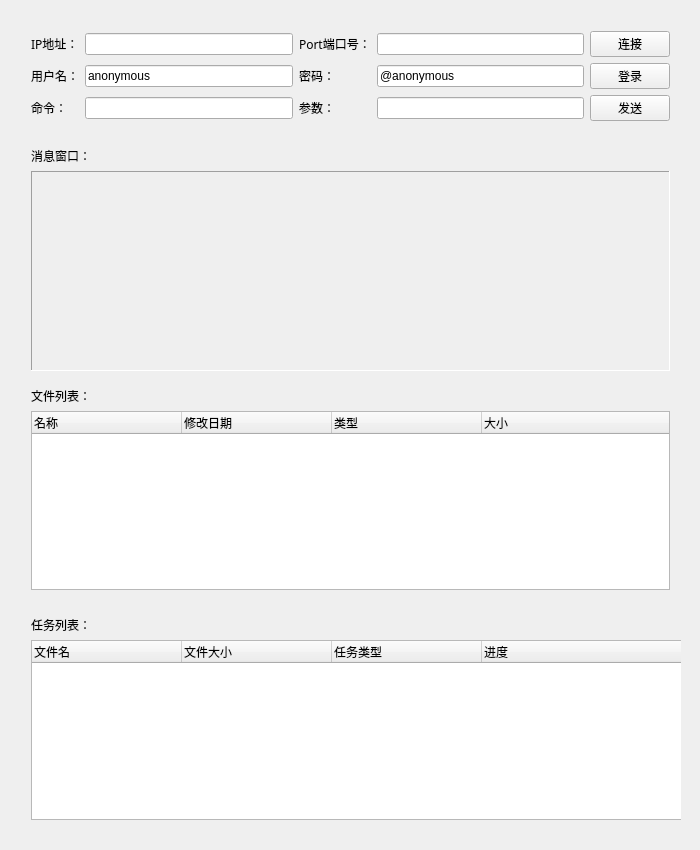
<?xml version="1.0" encoding="UTF-8"?>
<ui version="4.0">
 <class>FTP_client_GUIClass</class>
 <widget class="QMainWindow" name="FTP_client_GUIClass">
  <property name="geometry">
   <rect>
    <x>0</x>
    <y>0</y>
    <width>700</width>
    <height>850</height>
   </rect>
  </property>
  <property name="windowTitle">
   <string>FTP_client_GUI</string>
  </property>
  <widget class="QWidget" name="centralWidget">
   <property name="minimumSize">
    <size>
     <width>700</width>
     <height>850</height>
    </size>
   </property>
   <property name="autoFillBackground">
    <bool>false</bool>
   </property>
   <widget class="QWidget" name="verticalLayoutWidget_4">
    <property name="geometry">
     <rect>
      <x>20</x>
      <y>20</y>
      <width>661</width>
      <height>811</height>
     </rect>
    </property>
    <layout class="QVBoxLayout" name="verticalLayout_11">
     <item>
      <layout class="QGridLayout" name="gridLayout_2">
       <item row="1" column="5">
        <widget class="QLineEdit" name="password_lineEdit">
         <property name="text">
          <string>@anonymous</string>
         </property>
        </widget>
       </item>
       <item row="0" column="4">
        <widget class="QLabel" name="label_10">
         <property name="font">
          <font>
           <family>黑体</family>
           <pointsize>9</pointsize>
          </font>
         </property>
         <property name="text">
          <string>Port端口号：</string>
         </property>
        </widget>
       </item>
       <item row="1" column="2">
        <widget class="QLineEdit" name="username_lineEdit">
         <property name="text">
          <string>anonymous</string>
         </property>
        </widget>
       </item>
       <item row="0" column="2">
        <widget class="QLineEdit" name="IP_lineEdit"/>
       </item>
       <item row="0" column="5">
        <widget class="QLineEdit" name="port_lineEdit"/>
       </item>
       <item row="1" column="6">
        <widget class="QPushButton" name="login_button">
         <property name="font">
          <font>
           <family>黑体</family>
          </font>
         </property>
         <property name="text">
          <string>登录</string>
         </property>
        </widget>
       </item>
       <item row="1" column="1">
        <widget class="QLabel" name="label_11">
         <property name="font">
          <font>
           <family>黑体</family>
           <pointsize>9</pointsize>
          </font>
         </property>
         <property name="text">
          <string>用户名：</string>
         </property>
        </widget>
       </item>
       <item row="0" column="6">
        <widget class="QPushButton" name="connect_button">
         <property name="font">
          <font>
           <family>黑体</family>
          </font>
         </property>
         <property name="text">
          <string>连接</string>
         </property>
         <property name="checkable">
          <bool>false</bool>
         </property>
         <property name="default">
          <bool>false</bool>
         </property>
         <property name="flat">
          <bool>false</bool>
         </property>
        </widget>
       </item>
       <item row="1" column="4">
        <widget class="QLabel" name="label_13">
         <property name="font">
          <font>
           <family>黑体</family>
           <pointsize>9</pointsize>
          </font>
         </property>
         <property name="text">
          <string>密码：</string>
         </property>
        </widget>
       </item>
       <item row="0" column="1">
        <widget class="QLabel" name="label_12">
         <property name="font">
          <font>
           <family>黑体</family>
           <pointsize>9</pointsize>
          </font>
         </property>
         <property name="text">
          <string>IP地址：</string>
         </property>
        </widget>
       </item>
       <item row="3" column="6">
        <widget class="QPushButton" name="send_button">
         <property name="font">
          <font>
           <family>黑体</family>
          </font>
         </property>
         <property name="text">
          <string>发送</string>
         </property>
        </widget>
       </item>
       <item row="3" column="5">
        <widget class="QLineEdit" name="param_lineEdit"/>
       </item>
       <item row="3" column="1">
        <widget class="QLabel" name="label_17">
         <property name="font">
          <font>
           <family>黑体</family>
           <pointsize>9</pointsize>
          </font>
         </property>
         <property name="text">
          <string>命令：</string>
         </property>
        </widget>
       </item>
       <item row="3" column="2">
        <widget class="QLineEdit" name="command_lineEdit"/>
       </item>
       <item row="3" column="4">
        <widget class="QLabel" name="label_18">
         <property name="font">
          <font>
           <family>黑体</family>
           <pointsize>9</pointsize>
          </font>
         </property>
         <property name="text">
          <string>参数：</string>
         </property>
        </widget>
       </item>
      </layout>
     </item>
     <item>
      <spacer name="verticalSpacer">
       <property name="orientation">
        <enum>Qt::Vertical</enum>
       </property>
       <property name="sizeType">
        <enum>QSizePolicy::Fixed</enum>
       </property>
       <property name="sizeHint" stdset="0">
        <size>
         <width>20</width>
         <height>20</height>
        </size>
       </property>
      </spacer>
     </item>
     <item>
      <layout class="QVBoxLayout" name="verticalLayout_5">
       <item>
        <widget class="QLabel" name="label_14">
         <property name="font">
          <font>
           <family>黑体</family>
           <pointsize>9</pointsize>
          </font>
         </property>
         <property name="text">
          <string>消息窗口：</string>
         </property>
        </widget>
       </item>
       <item>
        <widget class="QScrollArea" name="scrollArea">
         <property name="minimumSize">
          <size>
           <width>0</width>
           <height>200</height>
          </size>
         </property>
         <property name="frameShape">
          <enum>QFrame::Panel</enum>
         </property>
         <property name="widgetResizable">
          <bool>true</bool>
         </property>
         <widget class="QWidget" name="scrollAreaWidgetContents">
          <property name="geometry">
           <rect>
            <x>0</x>
            <y>0</y>
            <width>655</width>
            <height>198</height>
           </rect>
          </property>
          <layout class="QVBoxLayout" name="verticalLayout">
           <item>
            <widget class="QLabel" name="message_label">
             <property name="enabled">
              <bool>true</bool>
             </property>
             <property name="minimumSize">
              <size>
               <width>0</width>
               <height>0</height>
              </size>
             </property>
             <property name="maximumSize">
              <size>
               <width>10000</width>
               <height>10000</height>
              </size>
             </property>
             <property name="baseSize">
              <size>
               <width>0</width>
               <height>0</height>
              </size>
             </property>
             <property name="font">
              <font>
               <family>黑体</family>
              </font>
             </property>
             <property name="frameShape">
              <enum>QFrame::NoFrame</enum>
             </property>
             <property name="frameShadow">
              <enum>QFrame::Plain</enum>
             </property>
             <property name="lineWidth">
              <number>2</number>
             </property>
             <property name="text">
              <string/>
             </property>
             <property name="alignment">
              <set>Qt::AlignLeading|Qt::AlignLeft|Qt::AlignTop</set>
             </property>
            </widget>
           </item>
          </layout>
         </widget>
        </widget>
       </item>
      </layout>
     </item>
     <item>
      <spacer name="verticalSpacer_2">
       <property name="orientation">
        <enum>Qt::Vertical</enum>
       </property>
       <property name="sizeType">
        <enum>QSizePolicy::Fixed</enum>
       </property>
       <property name="sizeHint" stdset="0">
        <size>
         <width>10</width>
         <height>10</height>
        </size>
       </property>
      </spacer>
     </item>
     <item>
      <layout class="QVBoxLayout" name="verticalLayout_7">
       <item>
        <widget class="QLabel" name="label_15">
         <property name="font">
          <font>
           <family>黑体</family>
           <pointsize>9</pointsize>
          </font>
         </property>
         <property name="text">
          <string>文件列表：</string>
         </property>
        </widget>
       </item>
       <item>
        <widget class="QTableWidget" name="files_list">
         <property name="lineWidth">
          <number>1</number>
         </property>
         <property name="tabKeyNavigation">
          <bool>false</bool>
         </property>
         <property name="showGrid">
          <bool>false</bool>
         </property>
         <attribute name="horizontalHeaderDefaultSectionSize">
          <number>150</number>
         </attribute>
         <attribute name="horizontalHeaderStretchLastSection">
          <bool>true</bool>
         </attribute>
         <attribute name="verticalHeaderVisible">
          <bool>false</bool>
         </attribute>
         <attribute name="verticalHeaderDefaultSectionSize">
          <number>30</number>
         </attribute>
         <attribute name="verticalHeaderHighlightSections">
          <bool>false</bool>
         </attribute>
         <column>
          <property name="text">
           <string>名称</string>
          </property>
          <property name="font">
           <font>
            <family>黑体</family>
           </font>
          </property>
          <property name="textAlignment">
           <set>AlignLeading|AlignBottom</set>
          </property>
         </column>
         <column>
          <property name="text">
           <string>修改日期</string>
          </property>
          <property name="font">
           <font>
            <family>黑体</family>
           </font>
          </property>
          <property name="textAlignment">
           <set>AlignLeading|AlignBottom</set>
          </property>
         </column>
         <column>
          <property name="text">
           <string>类型</string>
          </property>
          <property name="font">
           <font>
            <family>黑体</family>
           </font>
          </property>
          <property name="textAlignment">
           <set>AlignLeading|AlignBottom</set>
          </property>
         </column>
         <column>
          <property name="text">
           <string>大小</string>
          </property>
          <property name="font">
           <font>
            <family>黑体</family>
           </font>
          </property>
          <property name="textAlignment">
           <set>AlignLeading|AlignBottom</set>
          </property>
         </column>
        </widget>
       </item>
      </layout>
     </item>
     <item>
      <spacer name="verticalSpacer_3">
       <property name="orientation">
        <enum>Qt::Vertical</enum>
       </property>
       <property name="sizeType">
        <enum>QSizePolicy::Fixed</enum>
       </property>
       <property name="sizeHint" stdset="0">
        <size>
         <width>20</width>
         <height>20</height>
        </size>
       </property>
      </spacer>
     </item>
     <item>
      <layout class="QVBoxLayout" name="verticalLayout_8">
       <item>
        <widget class="QLabel" name="label_16">
         <property name="font">
          <font>
           <family>黑体</family>
           <pointsize>9</pointsize>
          </font>
         </property>
         <property name="text">
          <string>任务列表：</string>
         </property>
        </widget>
       </item>
       <item>
        <widget class="QTableWidget" name="tasks_list">
         <property name="minimumSize">
          <size>
           <width>657</width>
           <height>180</height>
          </size>
         </property>
         <property name="font">
          <font>
           <family>黑体</family>
          </font>
         </property>
         <property name="lineWidth">
          <number>1</number>
         </property>
         <property name="sizeAdjustPolicy">
          <enum>QAbstractScrollArea::AdjustToContents</enum>
         </property>
         <property name="tabKeyNavigation">
          <bool>false</bool>
         </property>
         <property name="showGrid">
          <bool>false</bool>
         </property>
         <property name="columnCount">
          <number>4</number>
         </property>
         <attribute name="horizontalHeaderCascadingSectionResizes">
          <bool>false</bool>
         </attribute>
         <attribute name="horizontalHeaderDefaultSectionSize">
          <number>150</number>
         </attribute>
         <attribute name="horizontalHeaderHighlightSections">
          <bool>true</bool>
         </attribute>
         <attribute name="horizontalHeaderShowSortIndicator" stdset="0">
          <bool>false</bool>
         </attribute>
         <attribute name="horizontalHeaderStretchLastSection">
          <bool>true</bool>
         </attribute>
         <attribute name="verticalHeaderVisible">
          <bool>false</bool>
         </attribute>
         <attribute name="verticalHeaderDefaultSectionSize">
          <number>30</number>
         </attribute>
         <attribute name="verticalHeaderMinimumSectionSize">
          <number>30</number>
         </attribute>
         <column>
          <property name="text">
           <string>文件名</string>
          </property>
          <property name="font">
           <font>
            <family>黑体</family>
           </font>
          </property>
          <property name="textAlignment">
           <set>AlignLeading|AlignVCenter</set>
          </property>
         </column>
         <column>
          <property name="text">
           <string>文件大小</string>
          </property>
          <property name="font">
           <font>
            <family>黑体</family>
           </font>
          </property>
          <property name="textAlignment">
           <set>AlignLeading|AlignVCenter</set>
          </property>
         </column>
         <column>
          <property name="text">
           <string>任务类型</string>
          </property>
          <property name="font">
           <font>
            <family>黑体</family>
           </font>
          </property>
          <property name="textAlignment">
           <set>AlignLeading|AlignVCenter</set>
          </property>
         </column>
         <column>
          <property name="text">
           <string>进度</string>
          </property>
          <property name="font">
           <font>
            <family>黑体</family>
           </font>
          </property>
          <property name="textAlignment">
           <set>AlignLeading|AlignVCenter</set>
          </property>
         </column>
        </widget>
       </item>
      </layout>
     </item>
    </layout>
   </widget>
  </widget>
 </widget>
 <layoutdefault spacing="6" margin="11"/>
 <resources>
  <include location="FTP_client_GUI.qrc"/>
 </resources>
 <connections/>
</ui>
